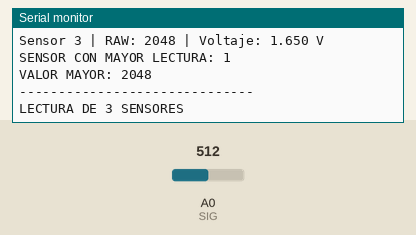
This sketch was run on a simulated ESP8266 (NodeMCU). Parts: the last lines printed to the serial monitor. The test bench sets the inputs (shaded band); at power-on: A0 (SIG) = 512 (analog values on the 0–1023 scale).

Above: at 1.2 s.
1.3 s: A0 (SIG) set to 716
At 2.2 s:
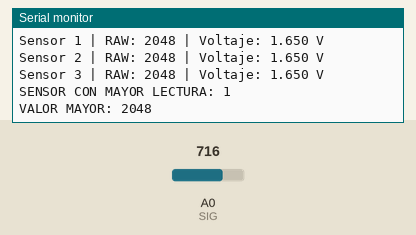
2.8 s: A0 (SIG) set to 900
At 4.5 s:
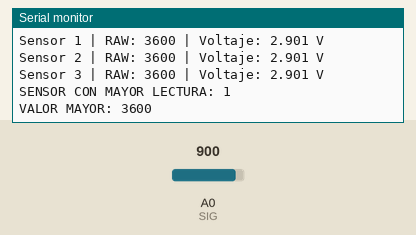
Timing chart, 0 to 6.0 s (numbered marks = the images above; inputs shaded):
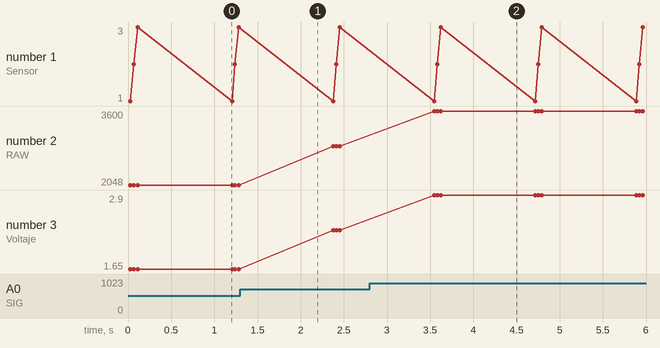

The sketch:

codigo_prueba3.ino
```cpp
// Reconstrucción: 3 sensores en canales C0 a C2.
// ATENCIÓN: el IDC necesita breakout; NO conectar VCC/GND a canales Cx.
const int SIG = A0;
const int S0 = D5;
const int S1 = D6;
const int S2 = D9;
const int S3 = D10;

void multiplexor(int canal) {
  // Selección binaria de canal en HP4067. EN va físicamente a GND.
  digitalWrite(S0, (canal & 1) ? HIGH : LOW);
  digitalWrite(S1, (canal & 2) ? HIGH : LOW);
  digitalWrite(S2, (canal & 4) ? HIGH : LOW);
  digitalWrite(S3, (canal & 8) ? HIGH : LOW);
}
void setup() {
  Serial.begin(9600);
  analogReadResolution(12);
  pinMode(S0, OUTPUT); pinMode(S1, OUTPUT);
  pinMode(S2, OUTPUT); pinMode(S3, OUTPUT);
  Serial.println("PRUEBA SENSORES HALL");
}

void loop() {
  int valorMayor = -1;
  int sensorMayor = 0;
  Serial.println("------------------------------");
  Serial.println("LECTURA DE 3 SENSORES");
  for (int i = 0; i < 3; i++) {
    multiplexor(i);
    delay(10);
    analogRead(SIG); // lectura de descarte tras cambiar canal
    delay(2);
    int valor = analogRead(SIG);
    float voltaje = valor * (3.3 / 4095.0);
    Serial.print("Sensor "); Serial.print(i + 1);
    Serial.print(" | RAW: "); Serial.print(valor);
    Serial.print(" | Voltaje: "); Serial.print(voltaje, 3);
    Serial.println(" V");
    if (valor > valorMayor) {
      valorMayor = valor;
      sensorMayor = i + 1;
    }
  }
  Serial.print("SENSOR CON MAYOR LECTURA: ");
  Serial.println(sensorMayor);
  Serial.print("VALOR MAYOR: "); Serial.println(valorMayor);
  Serial.println();
  delay(1000);
}
```

Measured:
- after the input at 2.8 s, the serial monitor: prints a new line after 0.75 s (image 2)
- plotted number 2: 2048 → 2864 after the input at 1.3 s, 2864 → 3600 after the input at 2.8 s
- plotted number 3: 1.65 → 2.31 after the input at 1.3 s, 2.31 → 2.9 after the input at 2.8 s
